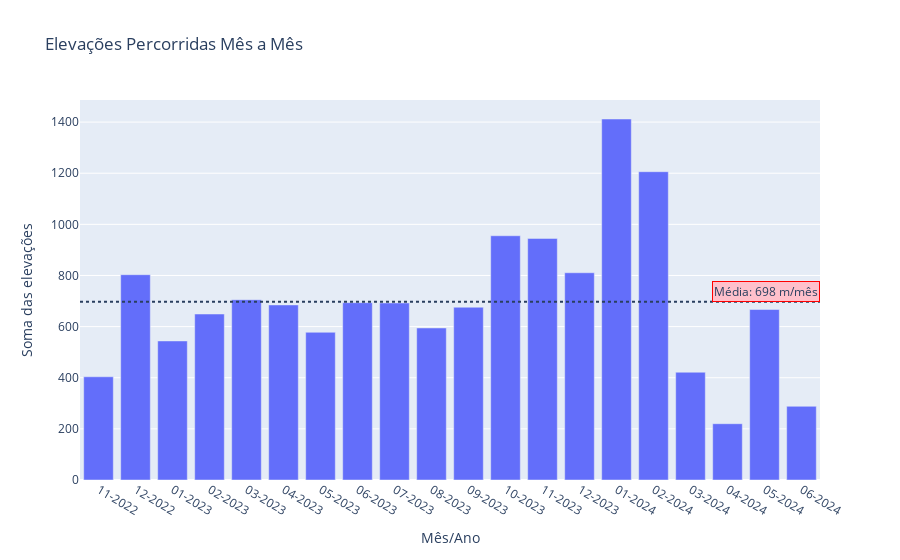

The notebook cell saved with this chart:
### Markdown cell above
O gráfico apresenta uma série de barras, cada uma representando uma distância específica percorrida. Os meses correspondentes estão indicados no eixo horizontal, variando de “11/2022” a “06/2024”. O eixo vertical representa a distância em quilômetros, variando de 0 a 180 km. As alturas das barras variam, indicando diferentes distâncias percorridas em cada mês.

Além disso, há uma linha pontilhada no gráfico, aproximadamente aos 86 km, com uma legenda à direita que diz “Média: 86 km rodados”. Isso sugere que essa é a média das distâncias percorridas ao longo desse período.

Observamos que a tendência até fevereiro de 2024 estava em crescimento. No entanto, após a lesão em março de 2024, houve uma tendência de queda até o mês de maio de 2024, quando houve o retorno às atividades de corrida.

### Code cell
# ⛰️ Quais são os ganhos de elevação mês a mês? ✅
# Agrupar os dados por 'ano_mes' e somar a 'distance'
distancias_percorridas = df.groupby('ano_mes')['total_elevation_gain'].sum().reset_index()

# Calcular distância média
media = distancias_percorridas['total_elevation_gain'].mean()

# Ordenar os dados
distancias_percorridas['ano_mes'] = pd.to_datetime(distancias_percorridas['ano_mes'], format='%m-%Y')
distancias_percorridas.sort_values(by='ano_mes', inplace=True)
distancias_percorridas['ano_mes'] = distancias_percorridas['ano_mes'].dt.strftime('%m-%Y')
distancias_percorridas.columns = ["Mês/Ano", "Soma das elevações"]

# Plotar o gráfico de barras
fig = px.bar(distancias_percorridas, x='Mês/Ano', y='Soma das elevações', title='Elevações Percorridas Mês a Mês')
fig.add_hline(y=media, line_dash="dot", annotation_text="", annotation_position="bottom right")

# Adicionar rótulo de dados na linha da média
fig.add_annotation(
    xref="paper", x=1, y=media,
    text=f"Média: {media:.0f} m/mês",
    showarrow=False,
    yshift=10,
    bordercolor='red',
    bgcolor='pink')

# Mostrar o gráfico
fig.show()
fig.write_image("meu_grafico08.png")

### Figure 1 — Plotly figure (JSON) as saved in the notebook; plotly's stock layout.template omitted (floating-point values rounded to 4 significant figures)
{"data": [{"alignmentgroup": "True", "hovertemplate": "Mês/Ano=%{x}<br>Soma das elevações=%{y}<extra></extra>", "legendgroup": "", "marker": {"color": "#636efa", "pattern": {"shape": ""}}, "name": "", "offsetgroup": "", "orientation": "v", "showlegend": false, "textposition": "auto", "type": "bar", "x": ["11-2022", "12-2022", "01-2023", "02-2023", "03-2023", "04-2023", "05-2023", "06-2023", "07-2023", "08-2023", "09-2023", "10-2023", "11-2023", "12-2023", "01-2024", "02-2024", "03-2024", "04-2024", "05-2024", "06-2024"], "xaxis": "x", "y": [403.8, 803.1, 543.9, 649.3, 705.3, 684.8, 577.8, 693.6, 692.5, 594.7, 675.8, 955.4, 945, 810.7, 1412.0, 1206, 421.6, 220.2, 666.8, 288.3], "yaxis": "y"}], "layout": {"annotations": [{"showarrow": false, "text": "", "x": 1, "xanchor": "right", "xref": "x domain", "y": 697.5, "yanchor": "top", "yref": "y"}, {"bgcolor": "pink", "bordercolor": "red", "showarrow": false, "text": "Média: 698 m/mês", "x": 1, "xref": "paper", "y": 697.5, "yshift": 10}], "barmode": "relative", "legend": {"tracegroupgap": 0}, "shapes": [{"line": {"dash": "dot"}, "type": "line", "x0": 0, "x1": 1, "xref": "x domain", "y0": 697.5, "y1": 697.5, "yref": "y"}], "title": {"text": "Elevações Percorridas Mês a Mês"}, "xaxis": {"anchor": "y", "domain": [0, 1], "title": {"text": "Mês/Ano"}}, "yaxis": {"anchor": "x", "domain": [0, 1], "title": {"text": "Soma das elevações"}}}}
